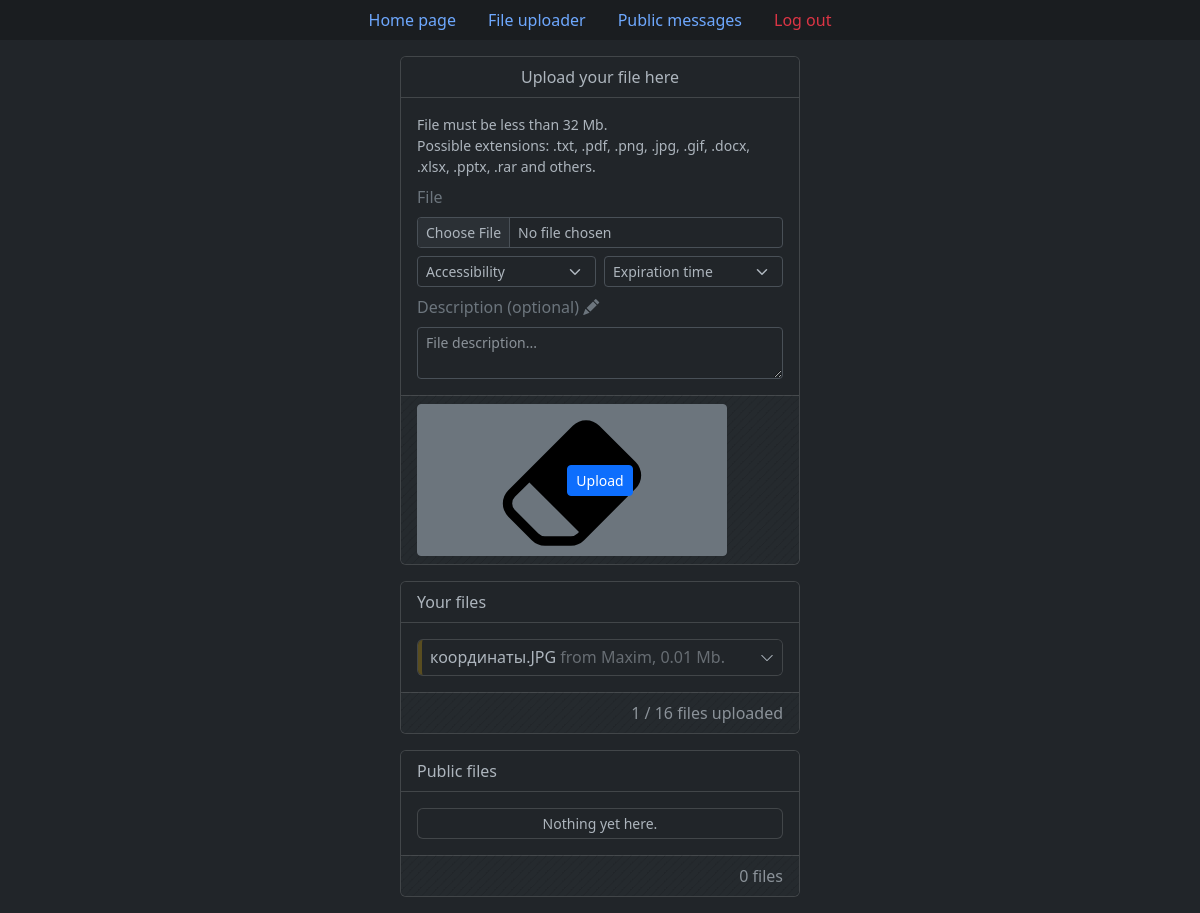
/upload_file (signed in), run on the app's committed database.
### tables this page shows
CREATE TABLE "files" (
    "id" integer,
    "original_file_name" text NOT NULL,
    "unique_file_name" text NOT NULL,
    "size_in_bytes" integer NOT NULL,
    "owner_id" text NOT NULL,
    "privacy" text NOT NULL,
    "upload_date" text NOT NULL,
    "expires" text NOT NULL,
    "description" text,
    FOREIGN KEY("owner_id") REFERENCES "users"("id") ON DELETE CASCADE ON UPDATE CASCADE,
    PRIMARY KEY("ID" AUTOINCREMENT)
);

CREATE TABLE users (
    id integer primary key autoincrement,
    username text not null unique,
    password_hash blob not null
);

### app.py (the view, shortened to what this page needs)
@app.route("/upload_file", methods=["GET", "POST"])
def upload_file():
    if request.method == "GET":
        db = get_db()
        cur = db.cursor()
        if current_user.is_authenticated:
            user_files = cur.execute("""
                SELECT f.id, original_file_name, unique_file_name, size_in_bytes,
                   owner_id, privacy, strftime("%d.%m.%Y %H:%M", upload_date) upload_date,
                   strftime("%d.%m.%Y %H:%M", expires) expires, description, username
                FROM files f
                LEFT JOIN users u ON f.owner_id = u.id
                WHERE owner_id = ?
                ORDER BY datetime(upload_date) DESC
            """, [current_user.id]).fetchall()
            public_files = cur.execute("""
                SELECT f.id, original_file_name, unique_file_name, size_in_bytes,
                       owner_id, privacy, strftime("%d.%m.%Y %H:%M", upload_date) upload_date,
                       strftime("%d.%m.%Y %H:%M", expires) expires, description, username
                FROM files f
                LEFT JOIN users u ON f.owner_id = u.id
                WHERE privacy = 'Public' AND f.owner_id <> ?
                ORDER BY datetime(upload_date) DESC
            """, [current_user.id]).fetchall()
        return render_template("pages/upload_file.html", user_files=user_files, public_files=public_files)

### app.py (called while the page is built)
def connect_db():
    con = sqlite3.connect(app.config["DB_PATH"])
    con.row_factory = sqlite3.Row
    return con

def get_db():
    if not hasattr(g, "db"):
        g.db = connect_db()
    return g.db

@login_manager.user_loader
def load_user(user_id):
    db = get_db()
    cur = db.cursor()
    user = cur.execute("SELECT * FROM users WHERE id = ?", [user_id]).fetchone()
    if user is not None:
        return UserSQLite(user)
    return None

@app.teardown_request
def teardown_db(error):
    if hasattr(g, "db"):
        g.db.close()

### templates/pages/upload_file.html (shortened to what this page needs)
{% extends 'base.html' %}
{% if not validations %}
    {% set file_validation = "" %}
    {% set accessibility_validation = "" %}
    {% set expiration_validation = "" %}
    {% set description_validation = "" %}
    {% set file_feedback = "" %}
    {% set accessibility_feedback = "" %}
    {% set expiration_feedback = "" %}
    {% set description_feedback = "" %}
{% else %}
    {% set file_validation = "is-invalid" if not validations["file"]["check"] else "" %}
    {% set accessibility_validation = "is-invalid" if not validations["accessibility"]["check"] else "" %}
    {% set expiration_validation = "is-invalid" if not validations["expiration"]["check"] else "" %}
    {% set description_validation = "is-invalid" if not validations["description"]["check"] else "" %}
    {% set file_feedback = validations["file"]["feedback"] %}
    {% set accessibility_feedback = validations["accessibility"]["feedback"] %}
    {% set expiration_feedback = validations["expiration"]["feedback"] %}
    {% set description_feedback = validations["description"]["feedback"] %}
{% endif %}
{% block content %}
	<div class="card col-md-4 offset-md-4 mb-3">
		<div class="card-header text-center bg-dark fs-6 mb-3">
			Upload your file here
		</div>
		{% if not current_user.is_authenticated %}
			<div class="card-body ps-3 pe-3 pt-0 pb-0">
				<div class="card card-body mb-3 bg-body-secondary border border-secondary-subtle text-center"
					 style="font-size: .875rem;">
					<p class="mb-0">
						Uploading a file is <a href="{{ url_for('log_in', next=url_for('upload_file')) }}"
												class="link-body"
												style="color: var(--bs-body-color);">log in</a> required.
					</p>
				</div>
			</div>
		{% else %}
			<form method="post" enctype="multipart/form-data" id="upload_file_form">
				<div class="card-body ps-3 pe-3 pt-0 pb-0">
					<div class="row g-2">
						<div class="col-md-12">
							<div class="bd-callout bd-callout-info mt-0 mb-0" style="font-size: .875rem;">
								File must be less than {{ (config['FILE_UPLOAD_MAX_SIZE'] / (1024 * 1024))|int }} Mb.<br>
								Possible extensions: .txt, .pdf, .png, .jpg, .gif, .docx, .xlsx, .pptx, .rar
									and others.
							</div>
						</div>
						<div class="col-md-12">
							<p class="text-secondary fs-6 mb-0 pb-0">
								File
							</p>
						</div>
						<div class="col-md-12">
							<input class="form-control form-control-sm {{ file_validation }}"
								   type="file" id="formFile" name="outcoming_file" required>
						</div>
						<div class="col-md-6">
							<select class="form-select form-select-sm {{ accessibility_validation }}"
                                id="validationPrivacy" name="privacy" required>
								{% if form is defined %}
									<option disabled value="">Accessibility</option>
								{% else %}
									<option selected disabled value="">Accessibility</option>
								{% endif %}
							</select>
						</div>
						<div class="col-md-6">
							<select class="form-select form-select-sm {{ expiration_validation }}"
                                id="validationExpiration" name="expiration" required>
								{% if form is defined %}
									<option disabled value="">Expiration time</option>
								{% else %}
									<option selected disabled value="">Expiration time</option>
								{% endif %}
							</select>
						</div>
						<div class="col-md-12">
							<p class="text-secondary fs-6 mb-0 pb-0">
								Description (optional)
								<i class="bi bi-pencil-fill"></i>
							</p>
						</div>
						<div class="col-md-12">
							<textarea class="form-control form-control-sm {{ description_validation }}"
                                placeholder="File description..." id="validationDescription"
								name="file_description" rows="2"
								maxlength="{{ config['FILE_DESCRIPTION_LENGTH'] }}">{{ form.description if form is defined }}</textarea>
						</div>
					</div>
				</div>
				<div class="card-footer bg-stripes-body fs-6 mt-3">
					<div class="row g-0 align-items-center">
						<div class="col-md-4 text-start">
							<button type="button" class="btn btn-sm btn-secondary px-1 py-0"
									data-bs-toggle="tooltip" data-bs-placement="top" data-bs-title="Erase"
                                	data-bs-custom-class="tooltip-body"
									data-bs-trigger="hover"
									onclick="resetForm('upload_file_form')">
							</button>
						</div>
						<div class="col-md-4 text-center">
							<button type="submit" class="btn btn-sm btn-primary">Upload</button>
						</div>
					</div>
				</div>
			</form>
		{% endif %}
	</div>
	{% if current_user.is_authenticated %}
		<div class="card col-md-4 offset-md-4 mb-3">
			<div class="card-header text-start bg-dark fs-6 mb-3">
				Your files
			</div>
			<div id="private-files-container" class="card-body py-0">
				{% if user_files %}
					{% for file in user_files %}
						{% set privacy_text_color =
							"text-primary text-opacity-75" if file['privacy'] == 'Public'
							else "text-warning text-opacity-75" if file['privacy'] == 'By link'
							else "text-success text-opacity-75" %}
						{% set privacy_border_color =
							"border-primary" if file['privacy'] == 'Public'
							else "border-warning" if file['privacy'] == 'By link'
							else "border-success" %}
						<div class="accordion accordion-dark-small">
							<div class="accordion-item mb-2">
								<h2 class="accordion-header">
									<button class="accordion-button collapsed shadow-none d-flex justify-content-between
											border-start border-4 {{ privacy_border_color }} border-opacity-25"
											type="button" data-bs-toggle="collapse"
											data-bs-target="#collapseFile{{ file['id'] }}" aria-expanded="true"
											aria-controls="collapseFile{{ file['id'] }}">
										<span class="d-inline-block text-truncate py-2"
											  style="max-width: 180px;">
											{{ file['original_file_name'] }}
										</span>
										<span class="text-body-tertiary">
											&nbsp;from {{ file['username'] }}, {{ (file['size_in_bytes'] / (1024 * 1024))|round(2) }} Mb.
										</span>
									</button>
								</h2>
							</div>
						</div>
					{% endfor %}
				{% else %}
					<div class="card card-body text-center py-1 mb-2" style="font-size: .875rem;">
						You have not uploaded any file.
					</div>
				{% endif %}
			</div>
			<div class="card-footer bg-stripes-body mt-2">
				<div class="row g-0 align-items-center">
					<div class="col-md-12 text-end text-body-secondary">
						<span>
							<span id="private-files-count">{% if user_files %} {{ user_files|length }} {% else %} 0 {% endif %}</span> /
							<span id="private-files-allowed">{{ config["FILES_PER_USER"] }}</span> files uploaded
						</span>
					</div>
				</div>
			</div>
		</div>
	{% endif %}
	<div class="card col-md-4 offset-md-4 mb-3">
		<div class="card-header text-start bg-dark fs-6">
			Public files
		</div>
		<div id="public-files-container" class="card-body pb-0">
			{% if public_files %}
				{% for file in public_files %}
					{% set privacy_text_color = 'text-primary text-opacity-75' %}
					{% set privacy_border_color = 'border-primary' %}
					<div class="accordion accordion-dark-small">
						<div class="accordion-item mb-2">
							<h2 class="accordion-header">
								<button class="accordion-button collapsed shadow-none d-flex justify-content-between
										border-start border-4 {{ privacy_border_color }} border-opacity-25"
										type="button" data-bs-toggle="collapse"
										data-bs-target="#collapsePublicFile{{ file['id'] }}" aria-expanded="true"
										aria-controls="collapsePublicFile{{ file['id'] }}">
									<span class="d-inline-block text-truncate py-2">
										{{ file['original_file_name'] }}
									</span>
									<span class="text-body-tertiary">
										&nbsp;from {{ file['username'] }}, {{ (file['size_in_bytes'] / (1024 * 1024))|round(2) }} Mb.
									</span>
								</button>
							</h2>
							<div id="collapsePublicFile{{ file['id'] }}" class="accordion-collapse collapse">
								<div class="accordion-body px-0 py-0" style="font-size: .875rem;">
									<ul class="list-group list-group-flush"
										style="--bs-list-group-bg: none;">
										<li class="list-group-item bg-transparent py-1">
											<div class="row align-items-center text-body-tertiary">
												<div class="col-md-3">
													Description:
												</div>
												<div class="col-md-9 text-end text-truncate">
													{{ file['description'] if file['description'] else 'No description' }}
												</div>
											</div>
										</li>
										<li class="list-group-item py-1">
											<div class="row align-items-center">
												<div class="col-md-3 text-body-tertiary">
													Privacy:
												</div>
												<div class="col-md-9 text-end {{ privacy_text_color }}">
													{{ file['privacy'] }}
												</div>
											</div>
										</li>
										<li class="list-group-item bg-transparent py-1">
											<div class="row align-items-center text-body-tertiary">
												<div class="col-md-3">
													Upload date:
												</div>
												<div class="col-md-9 text-end">
													{{ file['upload_date'] }}
												</div>
											</div>
										</li>
										<li class="list-group-item bg-transparent py-1">
											<div class="row align-items-center text-body-tertiary">
												<div class="col-md-3">
													Expiration date:
												</div>
												<div class="col-md-9 text-end">
													{{ file['expires'] }}
												</div>
											</div>
										</li>
										<li class="list-group-item py-1" style="background-color: var(--bs-card-cap-bg);">
											<div class="d-flex flex-row align-items-center">
												<div class="flex-grow-1">
													<div class="input-group">
														{% set file_link = url_for('download_file', unique_file_name=file['unique_file_name'], _external=True) %}
														<input class="form-control form-control-sm bg-transparent
														 	   border-1 border-tertiary shadow-none
															   focus-primary-subtle text-body-secondary"
															   type="url" id="LinkPublicFile{{ file['id'] }}"
															   value="{{ file_link }}"
															   aria-label="readonly input example" readonly>
														<button class="btn btn-outline-secondary px-2 py-0"
																style="font-size: .875rem;"
																type="button" id="button-copy-addon2"
																onclick="copyToClipboard('LinkPublicFile{{ file['id'] }}')">
															Copy
														</button>
														<a class="btn btn-sm btn-outline-secondary px-2" href="{{ file_link }}" target=”_blank”>
															Open
														</a>
													</div>
												</div>
											</div>
										</li>
									</ul>
								</div>
							</div>
						</div>
					</div>
				{% endfor %}
			{% else %}
				<div>
					<div class="card card-body text-center py-1 mb-2" style="font-size: .875rem;">
						Nothing yet here.
					</div>
				</div>
			{% endif %}
		</div>
		<div class="card-footer bg-stripes-body mt-2">
			<div class="row g-0 align-items-center">
				<div class="col-md-12 text-end text-body-secondary">
					<span>
						<span id="public-files-total">{{ public_files|length }}</span> files
					</span>
				</div>
			</div>
		</div>
	</div>
{% endblock %}

### static/css/style.css (style rules this page uses)
.bg-stripes-body { background-image: linear-gradient(135deg, #212529 8.33%, #252a2e 8.33%, #252a2e 50%, #212529 50%, #212529 58.33%, #252a2e 58.33%, #252a2e 100%); background-size: 8.49px 8.49px; }
.accordion-dark-small { --bs-accordion-bg: var(--bs-body-bg); --bs-accordion-border-color: var(--bs-border-color-translucent); --bs-accordion-active-bg: var(--bs-tertiary-bg); --bs-accordion-active-color: var(--bs-body-color); --bs-accordion-btn-bg: var(--bs-body-bg); --bs-accordion-btn-icon-width: 0.875rem; --bs-accordion-btn-padding-x: 0.5rem; --bs-accordion-btn-padding-y: 0rem; }

### data on the page
files: original_file_name "координаты.JPG", username "Maxim", (file['size_in_bytes']/(1024*1024))|round(2) "0.01"

### other printed values
{{ (config['FILE_UPLOAD_MAX_SIZE'] / (1024 * 1024))|int }} "32"
{{ user_files|length }} "1"
{{ config["FILES_PER_USER"] }} "16"
{{ public_files|length }} "0"
